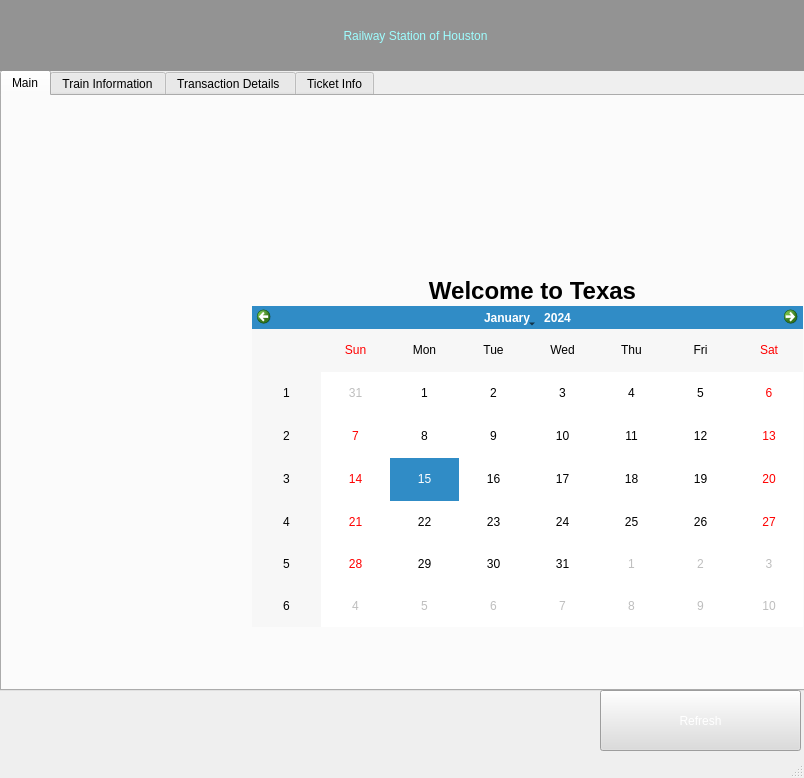
<?xml version="1.0" encoding="UTF-8"?>
<ui version="4.0">
 <class>MainWindow</class>
 <widget class="QMainWindow" name="MainWindow">
  <property name="geometry">
   <rect>
    <x>0</x>
    <y>0</y>
    <width>804</width>
    <height>778</height>
   </rect>
  </property>
  <property name="windowTitle">
   <string>MainWindow</string>
  </property>
  <property name="styleSheet">
   <string notr="true"/>
  </property>
  <widget class="QWidget" name="centralwidget">
   <widget class="QTabWidget" name="tabWidget">
    <property name="geometry">
     <rect>
      <x>0</x>
      <y>70</y>
      <width>821</width>
      <height>621</height>
     </rect>
    </property>
    <property name="styleSheet">
     <string notr="true">font: 8pt &quot;Segoe UI&quot;;
font: 20pt &quot;MS Shell Dlg 2&quot;;</string>
    </property>
    <property name="currentIndex">
     <number>0</number>
    </property>
    <widget class="QWidget" name="tab">
     <attribute name="title">
      <string>Main</string>
     </attribute>
     <widget class="QLabel" name="label_5">
      <property name="geometry">
       <rect>
        <x>260</x>
        <y>150</y>
        <width>541</width>
        <height>91</height>
       </rect>
      </property>
      <property name="text">
       <string>&lt;html&gt;&lt;head/&gt;&lt;body&gt;&lt;p align=&quot;center&quot;&gt;&lt;span style=&quot; font-size:18pt; font-weight:600;&quot;&gt;Welcome to Texas&lt;/span&gt;&lt;/p&gt;&lt;/body&gt;&lt;/html&gt;</string>
      </property>
     </widget>
     <widget class="QLabel" name="label_3">
      <property name="geometry">
       <rect>
        <x>0</x>
        <y>170</y>
        <width>231</width>
        <height>201</height>
       </rect>
      </property>
      <property name="text">
       <string/>
      </property>
      <property name="pixmap">
       <pixmap>flag.jpg</pixmap>
      </property>
      <property name="scaledContents">
       <bool>true</bool>
      </property>
     </widget>
     <widget class="QLabel" name="label_4">
      <property name="geometry">
       <rect>
        <x>0</x>
        <y>370</y>
        <width>231</width>
        <height>201</height>
       </rect>
      </property>
      <property name="text">
       <string/>
      </property>
      <property name="pixmap">
       <pixmap>flag.jpg</pixmap>
      </property>
      <property name="scaledContents">
       <bool>true</bool>
      </property>
     </widget>
     <widget class="QLabel" name="label_7">
      <property name="geometry">
       <rect>
        <x>0</x>
        <y>0</y>
        <width>231</width>
        <height>171</height>
       </rect>
      </property>
      <property name="text">
       <string/>
      </property>
      <property name="pixmap">
       <pixmap>index.jpg</pixmap>
      </property>
      <property name="scaledContents">
       <bool>true</bool>
      </property>
     </widget>
     <widget class="QLabel" name="label_8">
      <property name="geometry">
       <rect>
        <x>230</x>
        <y>0</y>
        <width>261</width>
        <height>171</height>
       </rect>
      </property>
      <property name="text">
       <string/>
      </property>
      <property name="pixmap">
       <pixmap>index.jpg</pixmap>
      </property>
     </widget>
     <widget class="QLabel" name="label_9">
      <property name="geometry">
       <rect>
        <x>490</x>
        <y>0</y>
        <width>321</width>
        <height>171</height>
       </rect>
      </property>
      <property name="text">
       <string/>
      </property>
      <property name="pixmap">
       <pixmap>index.jpg</pixmap>
      </property>
      <property name="scaledContents">
       <bool>true</bool>
      </property>
     </widget>
     <widget class="QCalendarWidget" name="calendarWidget">
      <property name="geometry">
       <rect>
        <x>250</x>
        <y>210</y>
        <width>551</width>
        <height>321</height>
       </rect>
      </property>
      <property name="locale">
       <locale language="English" country="UnitedStates"/>
      </property>
     </widget>
    </widget>
    <widget class="QWidget" name="tab_3">
     <attribute name="title">
      <string>Train Information</string>
     </attribute>
     <widget class="QTableWidget" name="tableWidget_2">
      <property name="geometry">
       <rect>
        <x>0</x>
        <y>0</y>
        <width>791</width>
        <height>571</height>
       </rect>
      </property>
      <property name="contextMenuPolicy">
       <enum>Qt::ActionsContextMenu</enum>
      </property>
      <property name="layoutDirection">
       <enum>Qt::LeftToRight</enum>
      </property>
      <property name="autoFillBackground">
       <bool>true</bool>
      </property>
      <property name="styleSheet">
       <string notr="true">font: 12pt &quot;Segoe UI&quot;;
</string>
      </property>
      <property name="sizeAdjustPolicy">
       <enum>QAbstractScrollArea::AdjustToContents</enum>
      </property>
      <property name="alternatingRowColors">
       <bool>true</bool>
      </property>
      <column>
       <property name="text">
        <string>Train Id</string>
       </property>
      </column>
      <column>
       <property name="text">
        <string>Departure Location</string>
       </property>
      </column>
      <column>
       <property name="text">
        <string>Depart Date</string>
       </property>
      </column>
      <column>
       <property name="text">
        <string>Arrival Location</string>
       </property>
      </column>
      <column>
       <property name="text">
        <string>Seats left</string>
       </property>
      </column>
     </widget>
    </widget>
    <widget class="QWidget" name="tab_4">
     <attribute name="title">
      <string>Transaction Details </string>
     </attribute>
     <widget class="QTableWidget" name="tableWidget_3">
      <property name="geometry">
       <rect>
        <x>0</x>
        <y>70</y>
        <width>801</width>
        <height>501</height>
       </rect>
      </property>
      <property name="styleSheet">
       <string notr="true">font: 12pt &quot;Segoe UI&quot;;</string>
      </property>
      <column>
       <property name="text">
        <string>Id</string>
       </property>
      </column>
      <column>
       <property name="text">
        <string>Fname</string>
       </property>
      </column>
      <column>
       <property name="text">
        <string>Lname</string>
       </property>
      </column>
      <column>
       <property name="text">
        <string>Address</string>
       </property>
      </column>
      <column>
       <property name="text">
        <string>Phone</string>
       </property>
      </column>
      <column>
       <property name="text">
        <string>Username</string>
       </property>
      </column>
      <column>
       <property name="text">
        <string>Price</string>
       </property>
      </column>
      <column>
       <property name="text">
        <string>TicketId</string>
       </property>
      </column>
     </widget>
     <widget class="QSpinBox" name="spinBox_2">
      <property name="geometry">
       <rect>
        <x>370</x>
        <y>20</y>
        <width>81</width>
        <height>31</height>
       </rect>
      </property>
      <property name="maximum">
       <number>1000</number>
      </property>
     </widget>
     <widget class="QPushButton" name="cancel_button">
      <property name="geometry">
       <rect>
        <x>510</x>
        <y>10</y>
        <width>131</width>
        <height>51</height>
       </rect>
      </property>
      <property name="styleSheet">
       <string notr="true">font: 14pt &quot;Segoe UI&quot;;</string>
      </property>
      <property name="text">
       <string>Confirm</string>
      </property>
     </widget>
     <widget class="QLabel" name="label_6">
      <property name="geometry">
       <rect>
        <x>50</x>
        <y>20</y>
        <width>291</width>
        <height>31</height>
       </rect>
      </property>
      <property name="styleSheet">
       <string notr="true">font: 12pt &quot;Segoe UI&quot;;</string>
      </property>
      <property name="text">
       <string>&lt;html&gt;&lt;head/&gt;&lt;body&gt;&lt;p&gt;&lt;span style=&quot; font-weight:600;&quot;&gt;Enter Id Number to Cancel the Ticket &lt;/span&gt;&lt;/p&gt;&lt;/body&gt;&lt;/html&gt;</string>
      </property>
     </widget>
    </widget>
    <widget class="QWidget" name="tab_2">
     <attribute name="title">
      <string>Ticket Info</string>
     </attribute>
     <widget class="QTableWidget" name="tableWidget">
      <property name="geometry">
       <rect>
        <x>10</x>
        <y>70</y>
        <width>791</width>
        <height>501</height>
       </rect>
      </property>
      <property name="styleSheet">
       <string notr="true">font: 12pt &quot;Segoe UI&quot;;
background-color: rgb(255, 255, 255);
</string>
      </property>
      <column>
       <property name="text">
        <string>Id</string>
       </property>
      </column>
      <column>
       <property name="text">
        <string>Train number</string>
       </property>
      </column>
      <column>
       <property name="text">
        <string>Arrival Time</string>
       </property>
      </column>
      <column>
       <property name="text">
        <string>Date</string>
       </property>
      </column>
      <column>
       <property name="text">
        <string>Depart Time</string>
       </property>
      </column>
      <column>
       <property name="text">
        <string>Price</string>
       </property>
      </column>
      <column>
       <property name="text">
        <string>Train Id</string>
       </property>
      </column>
     </widget>
     <widget class="QLabel" name="label_2">
      <property name="geometry">
       <rect>
        <x>10</x>
        <y>10</y>
        <width>421</width>
        <height>41</height>
       </rect>
      </property>
      <property name="styleSheet">
       <string notr="true">

font: 24pt &quot;Segoe UI&quot;;
</string>
      </property>
      <property name="text">
       <string> Ticket ID Number</string>
      </property>
      <property name="alignment">
       <set>Qt::AlignCenter</set>
      </property>
     </widget>
     <widget class="QSpinBox" name="spinBox">
      <property name="geometry">
       <rect>
        <x>370</x>
        <y>20</y>
        <width>91</width>
        <height>31</height>
       </rect>
      </property>
      <property name="maximum">
       <number>1000</number>
      </property>
     </widget>
     <widget class="QPushButton" name="buy_button">
      <property name="geometry">
       <rect>
        <x>500</x>
        <y>10</y>
        <width>141</width>
        <height>51</height>
       </rect>
      </property>
      <property name="styleSheet">
       <string notr="true">font: 14pt &quot;Segoe UI&quot;;</string>
      </property>
      <property name="text">
       <string>Buy the Ticket</string>
      </property>
     </widget>
    </widget>
   </widget>
   <widget class="QLabel" name="label">
    <property name="geometry">
     <rect>
      <x>0</x>
      <y>0</y>
      <width>831</width>
      <height>71</height>
     </rect>
    </property>
    <property name="styleSheet">
     <string notr="true">font: 24pt &quot;Segoe UI&quot;;
color:rgb(158,254,255);
background-color: rgb(147,147,147);
</string>
    </property>
    <property name="text">
     <string>Railway Station of Houston</string>
    </property>
    <property name="alignment">
     <set>Qt::AlignCenter</set>
    </property>
   </widget>
   <widget class="QPushButton" name="pushButton_4">
    <property name="geometry">
     <rect>
      <x>600</x>
      <y>690</y>
      <width>201</width>
      <height>61</height>
     </rect>
    </property>
    <property name="styleSheet">
     <string notr="true">background-color: rgb(220, 220, 220);
font: 14pt &quot;Segoe UI&quot;;
color: rgb(255, 255, 255);</string>
    </property>
    <property name="text">
     <string>Refresh</string>
    </property>
   </widget>
  </widget>
  <widget class="QStatusBar" name="statusbar"/>
 </widget>
 <resources>
  <include location="test.qrc"/>
 </resources>
 <connections/>
</ui>
